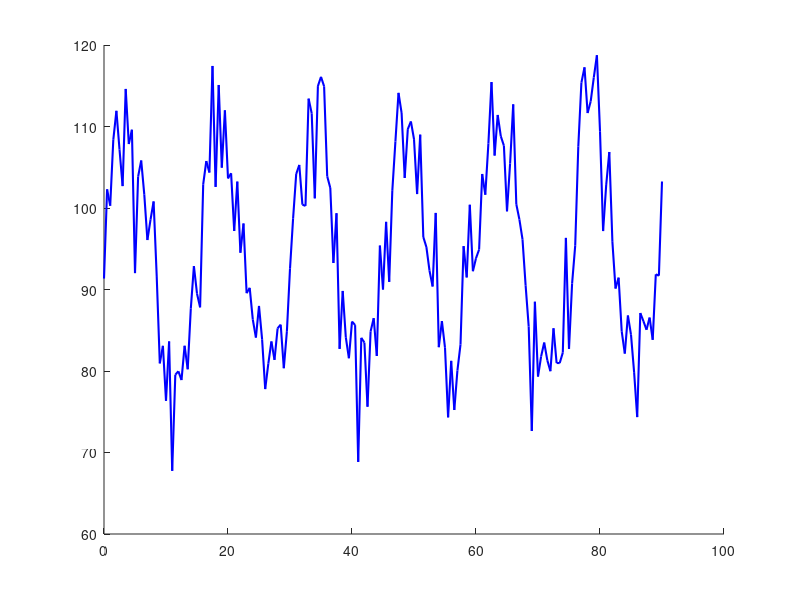

MATLAB code for this plot: (Note: this script raises an error after producing the figure.)
clear; clc; close all;

%% gen. data
% generate simulated time and decibel data for a live concert
t_minutes = 0:0.5:90; 
% base volume of 95 dB + low frequency waves + random crowd noise
decibels = 95 + 15*sin(2*pi*t_minutes/15) + 5*randn(1, length(t_minutes));

%% plot initial data
figure;
hold on;
plot(t_minutes, decibels, 'b-', 'LineWidth', 1.5);
% draw a safe exposure limit line at 105 dB
yline(105, 'k--', 'Danger Threshold (105 dB)', 'LineWidth', 1.5);

title('Live Concert Audio Levels');
xlabel('Time (minutes)'); ylabel('Volume (dB)');
grid on;

%% danger zone indcs, plot, percentage
danger_idx = decibels > 105;
danger_times = t_minutes(danger_idx);
danger_levels = decibels(danger_idx);

plot(danger_times, danger_levels, 'ro', 'MarkerFaceColor', 'r');

percent_danger = (sum(danger_idx) / length(decibels)) * 100;
fprintf('Percentage of concert spent in danger zone: %.1f%%\n', percent_danger);
